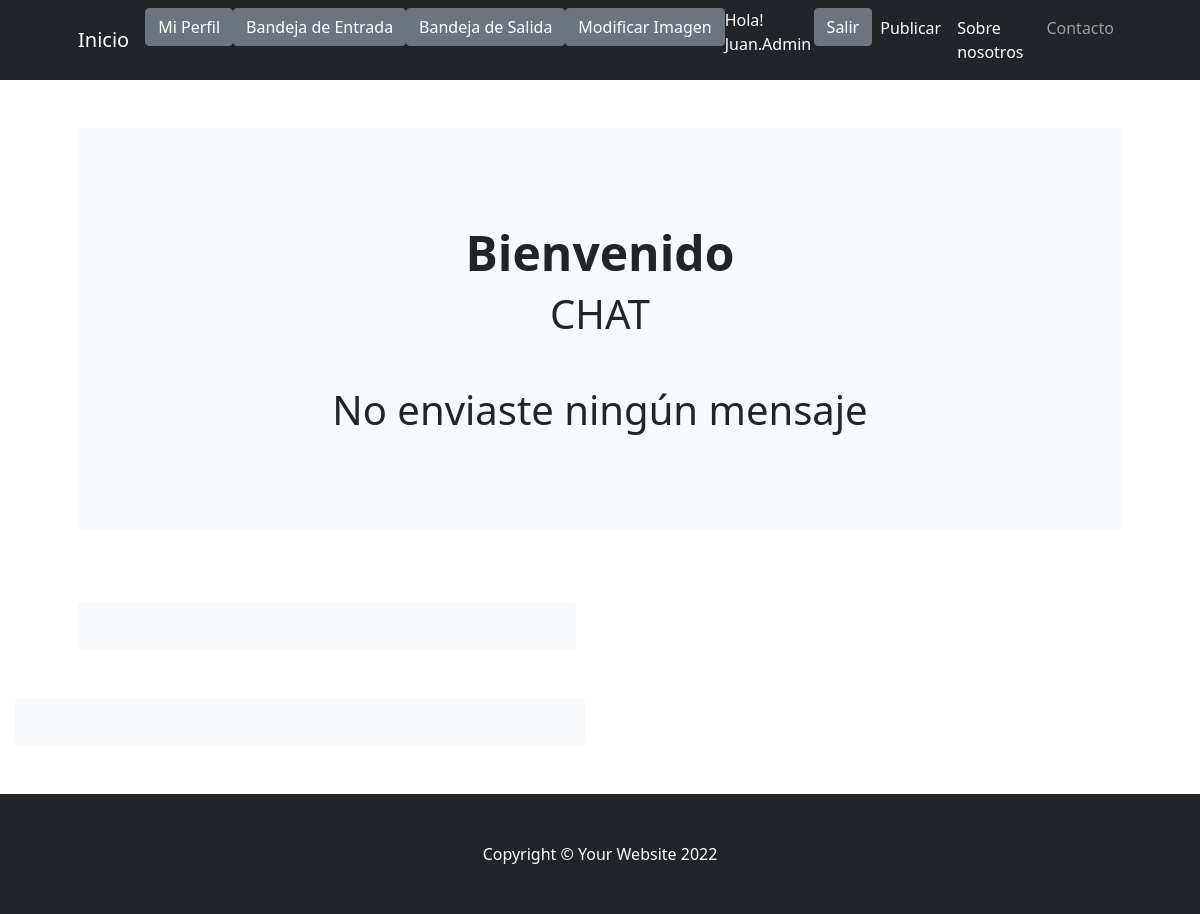
Page /bandejasalida/ (signed in) on the earlier database version.
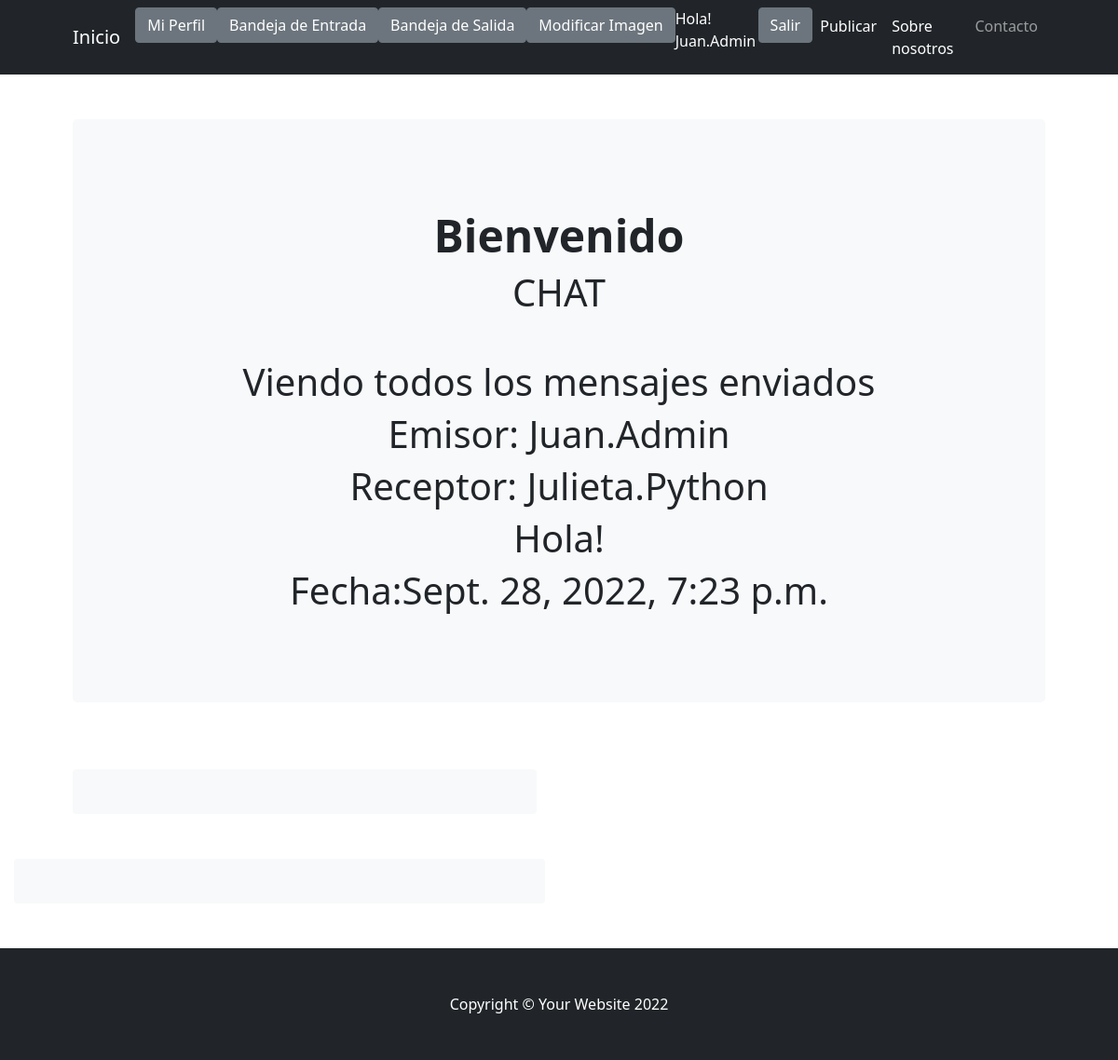
Same page on the later database version.
### AppMensajes/models.py (models this page shows)
class Mensaje(models.Model):
    contenido = models.CharField(max_length=2000)
    emisor=models.ForeignKey(User, on_delete=models.CASCADE)
    receptor=models.CharField(max_length=2000)
    fecha=models.DateTimeField(null=True, auto_now_add=False, auto_now=False, blank=True)

### AppMensajes/views.py (the view)
# urls.py: path('bandejasalida/', bandejasalida, name='bandejasalida'),
@login_required
def bandejasalida(request):
        mensajes = Mensaje.objects.filter(emisor = request.user)
        if (len(mensajes) != 0):
            return render(request, "AppMensajes/bandejasalida.html", {"aviso": "Viendo todos los mensajes enviados", "mensajes": mensajes})
        else:
            return render(request, "AppMensajes/bandejasalida.html", {"aviso": "No enviaste ningún mensaje"})

### AppMensajes/templates/AppMensajes/bandejasalida.html (shortened to what this page needs)
<!DOCTYPE html>
<html lang="en">
<head>
    {% extends "AppMensajes/padre.html" %}
    {% block contenido_que_cambia %}
    <h1 class="mb-5">CHAT</h1>
    <h1>{{ aviso }}</h1>
    {% for mensajes in mensajes %}
    <h1>Emisor: {{ mensajes.emisor }}</h1>
    <h1>Receptor: {{ mensajes.receptor }}</h1>
    <h1>{{ mensajes.contenido }}</h1>
    <h1>Fecha:{{ mensajes.fecha }}</h1>
        {% endfor %}
        {% endblock %}

Differences in the rows shown:
added Mensaje: emisor "Juan.Admin", receptor "Julieta.Python", contenido "Hola!", fecha "Sept. 28, 2022, 7:23 p.m."
Other differences:
{{ aviso }}: "No enviaste ningún mensaje" → "Viendo todos los mensajes enviados"
